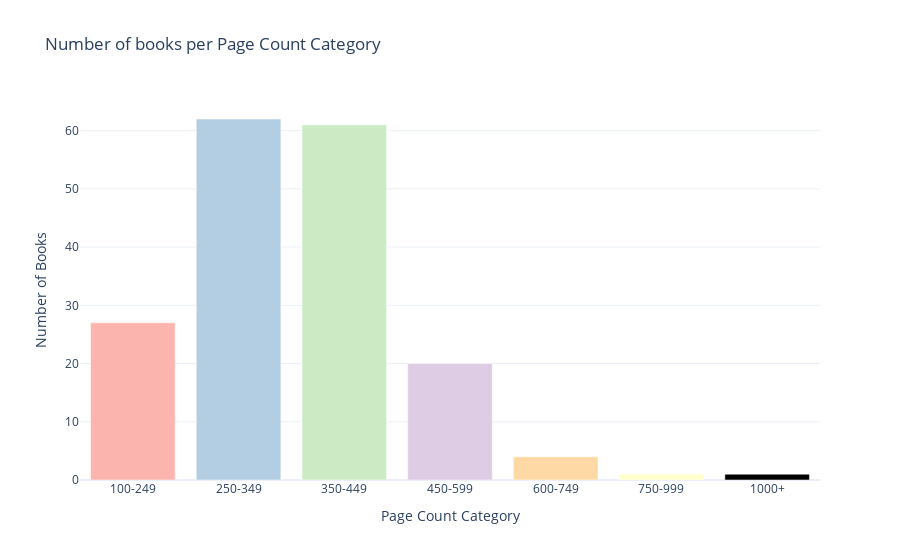

Here is the notebook cell this chart was saved with:
### Markdown cell above
# Number of pages and read count

Visualising the most read page count of books

### Code cell
from apps.viz import visualize_page_categories

# Assuming you have a DataFrame 'myreads' with 'Page_Cat' column

visualize_page_categories(myreads, 'Page_Cat')

### Figure 1 — Plotly figure (JSON) as saved in the notebook; plotly's stock layout.template omitted (floating-point values rounded to 4 significant figures)
{"data": [{"marker": {"color": ["rgb(251,180,174)", "rgb(179,205,227)", "rgb(204,235,197)", "rgb(222,203,228)", "rgb(254,217,166)", "rgb(255,255,204)"]}, "type": "bar", "x": ["100-249", "250-349", "350-449", "450-599", "600-749", "750-999", "1000+"], "y": [27, 62, 61, 20, 4, 1, 1]}], "layout": {"title": {"text": "Number of books per Page Count Category"}, "xaxis": {"title": {"text": "Page Count Category"}}, "yaxis": {"title": {"text": "Number of Books"}}}}
